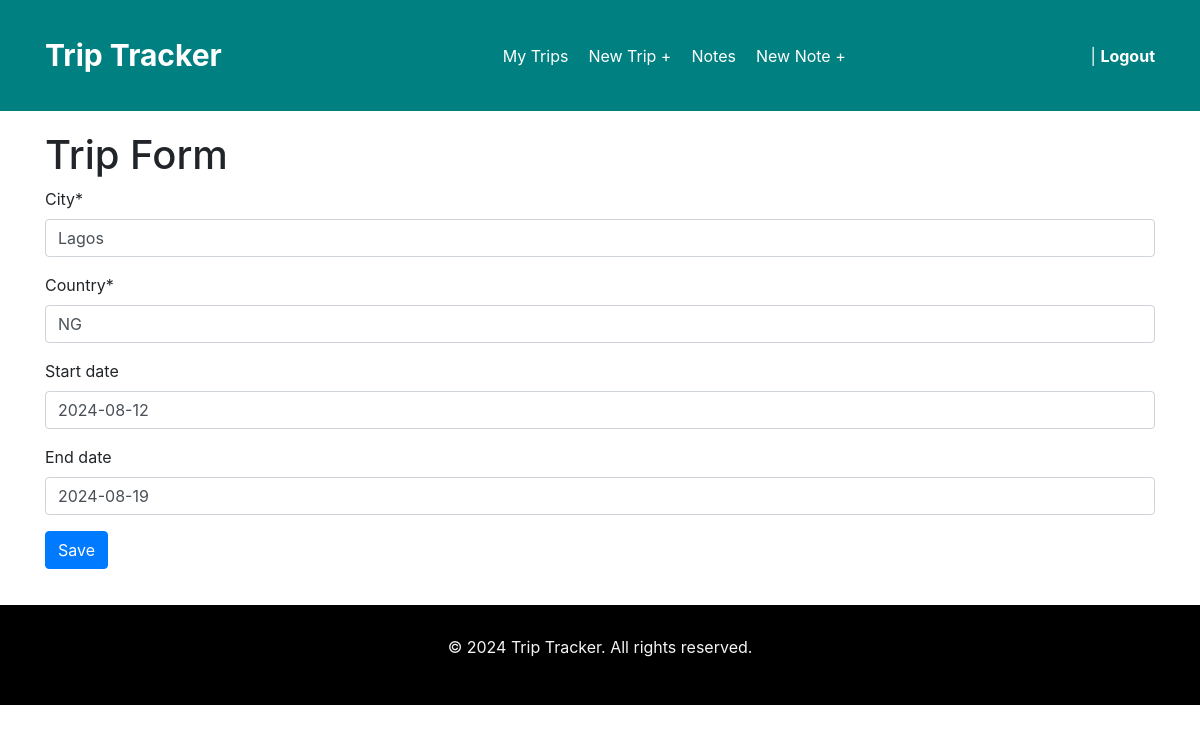
Page /dashboard/trips/1/update/ on the earlier database version.
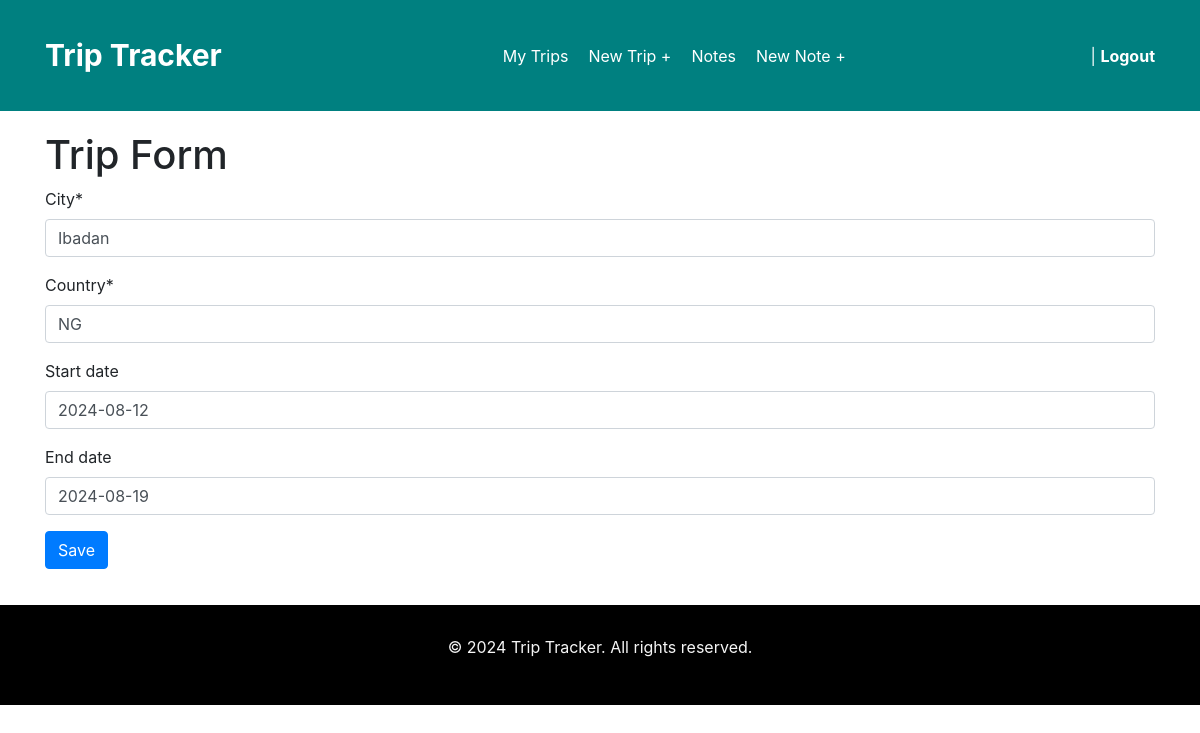
Same page on the later database version.
### tripp/models.py (models this page shows, shortened)
class Trip(models.Model):
    city  = models.CharField(max_length=20)
    country =models.CharField( max_length=2)
    start_date=models.DateField(null=True, blank=True)
    end_date=models.DateField(null=True, blank=True)
    owner = models.ForeignKey(user,  on_delete=models.CASCADE, related_name='trips')

### tripp/views.py (the view)
# urls.py: path('dashboard/trips/<int:id>/update/',TripUpdateView.as_view(), name= 'trip-update'),
class TripUpdateView(UpdateView):
    model = Trip
    fields = ['city', 'country', 'start_date', 'end_date']
    success_url = reverse_lazy('trip-list')
    def get_object(self):
        return Trip.objects.get(id=self.kwargs['id'])

### tripp/templates/tripp/trip_form.html (shortened to what this page needs)
{% extends "tripp/_base.html" %}
{% load crispy_forms_tags %}
{% block content %}
<link href="https://maxcdn.bootstrapcdn.com/bootstrap/4.0.0/css/bootstrap.min.css" rel="stylesheet">
<h1>Trip Form</h1>
<form action="" method="post">
    {{ form|crispy }}
    <input type ='submit' value = 'Save' class="btn btn-primary">
</form>
{% endblock  %}

Differences in the rows shown:
changed Trip "NG": city "Lagos" → "Ibadan"
